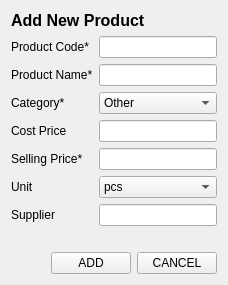
                    <widget class="QWidget" name="tabAdd">
                        <attribute name="title">
                            <string>ADD</string>
                        </attribute>
                        <layout class="QVBoxLayout" name="layoutAdd">
                            <item>
                                <widget class="QLabel" name="subHeaderLabel">
                                    <property name="font">
                                        <font>
                                            <pointsize>12</pointsize>
                                            <weight>75</weight>
                                            <bold>true</bold>
                                        </font>
                                    </property>
                                    <property name="text">
                                        <string>Add New Product</string>
                                    </property>
                                </widget>
                            </item>
                            <item>
                                <layout class="QFormLayout" name="formLayout">
                                    <item row="0" column="0">
                                        <widget class="QLabel" name="productCodeLabel">
                                            <property name="text">
                                                <string>Product Code*</string>
                                            </property>
                                        </widget>
                                    </item>
                                    <item row="0" column="1">
                                        <widget class="QLineEdit" name="productCodeLineEdit"/>
                                    </item>
                                    <item row="1" column="0">
                                        <widget class="QLabel" name="productNameLabel">
                                            <property name="text">
                                                <string>Product Name*</string>
                                            </property>
                                        </widget>
                                    </item>
                                    <item row="1" column="1">
                                        <widget class="QLineEdit" name="productNameLineEdit"/>
                                    </item>
                                    <item row="2" column="0">
                                        <widget class="QLabel" name="categoryLabel">
                                            <property name="text">
                                                <string>Category*</string>
                                            </property>
                                        </widget>
                                    </item>
                                    <item row="2" column="1">
                                        <widget class="QComboBox" name="categoryComboBox">
                                            <item>
                                                <property name="text">
                                                    <string>Other</string>
                                                </property>
                                            </item>
                                            <item>
                                                <property name="text">
                                                    <string>Electronics</string>
                                                </property>
                                            </item>
                                            <item>
                                                <property name="text">
                                                    <string>Food</string>
                                                </property>
                                            </item>
                                            <item>
                                                <property name="text">
                                                    <string>Apparel</string>
                                                </property>
                                            </item>
                                        </widget>
                                    </item>
                                    <item row="3" column="0">
                                        <widget class="QLabel" name="costPriceLabel">
                                            <property name="text">
                                                <string>Cost Price</string>
                                            </property>
                                        </widget>
                                    </item>
                                    <item row="3" column="1">
                                        <widget class="QLineEdit" name="costPriceLineEdit"/>
                                    </item>
                                    <item row="4" column="0">
                                        <widget class="QLabel" name="sellingPriceLabel">
                                            <property name="text">
                                                <string>Selling Price*</string>
                                            </property>
                                        </widget>
                                    </item>
                                    <item row="4" column="1">
                                        <widget class="QLineEdit" name="sellingPriceLineEdit"/>
                                    </item>
                                    <item row="5" column="0">
                                        <widget class="QLabel" name="unitLabel">
                                            <property name="text">
                                                <string>Unit</string>
                                            </property>
                                        </widget>
                                    </item>
                                    <item row="5" column="1">
                                        <widget class="QComboBox" name="unitComboBox">
                                            <item>
                                                <property name="text">
                                                    <string>pcs</string>
                                                </property>
                                            </item>
                                            <item>
                                                <property name="text">
                                                    <string>kg</string>
                                                </property>
                                            </item>
                                        </widget>
                                    </item>
                                    <item row="6" column="0">
                                        <widget class="QLabel" name="supplierLabel">
                                            <property name="text">
                                                <string>Supplier</string>
                                            </property>
                                        </widget>
                                    </item>
                                    <item row="6" column="1">
                                        <widget class="QLineEdit" name="supplierLineEdit"/>
                                    </item>
                                </layout>
                            </item>
                            <item>
                                <widget class="QLabel" name="statusLabel">
                                    <property name="text">
                                        <string/>
                                    </property>
                                    <property name="alignment">
                                        <set>Qt::AlignCenter</set>
                                    </property>
                                    <property name="wordWrap">
                                        <bool>true</bool>
                                    </property>
                                </widget>
                            </item>
                            <item>
                                <layout class="QHBoxLayout" name="add_actionButtons">
                                    <item>
                                        <spacer name="horizontalSpacer">
                                            <property name="orientation">
                                                <enum>Qt::Horizontal</enum>
                                            </property>
                                            <property name="sizeHint" stdset="0">
                                                <size>
                                                    <width>40</width>
                                                    <height>20</height>
                                                </size>
                                            </property>
                                        </spacer>
                                    </item>
                                    <item>
                                        <widget class="QPushButton" name="btnAddOk">
                                            <property name="text">
                                                <string>ADD</string>
                                            </property>
                                        </widget>
                                    </item>
                                    <item>
                                        <widget class="QPushButton" name="btnAddCancel">
                                            <property name="text">
                                                <string>CANCEL</string>
                                            </property>
                                        </widget>
                                    </item>
                                </layout>
                            </item>
                        </layout>
                    </widget>
